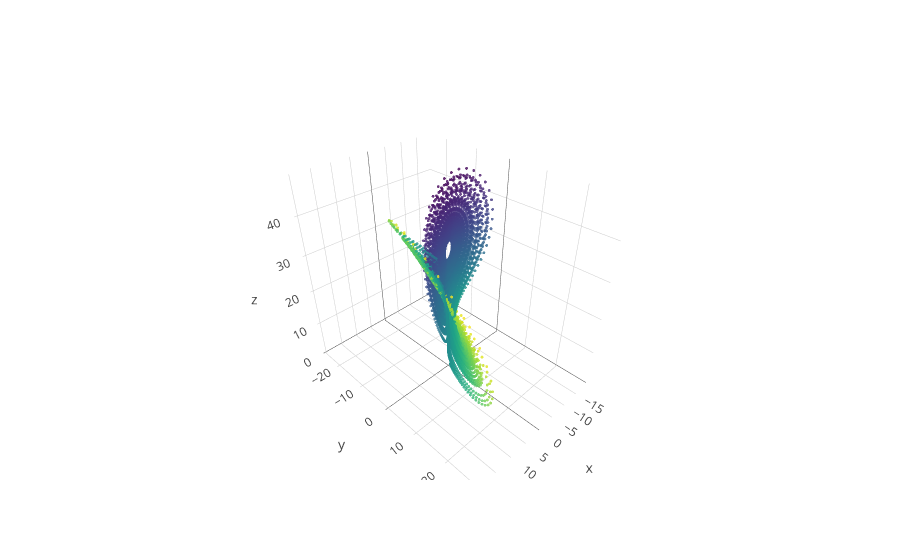

Source (notebook cell):
### Code cell
trace1 = go.Scatter3d(
    x=xx,
    y=yy,
    z=zz,
    mode='markers',marker=dict(size=1,color=xx,colorscale='Viridis',opacity=.8))
fig = go.Figure(data=[trace1])
plotly.offline.iplot(fig, filename='simple-3d-scatter')

### Figure 1 — Plotly figure (JSON) as saved in the notebook; plotly's stock layout.template omitted (floating-point values rounded to 4 significant figures; data arrays with more than 128 entries replaced by an {"elided": "..."} marker saying what was removed)
{"data": [{"marker": {"color": {"elided": "10000 float values"}, "colorscale": "Viridis", "opacity": 0.8, "size": 1}, "mode": "markers", "type": "scatter3d", "uid": "7411dcd0-d08b-11e8-b36f-a08cfdc1de10", "x": {"elided": "10000 float values"}, "y": {"elided": "10000 float values"}, "z": {"elided": "10000 float values"}}], "layout": {}}
